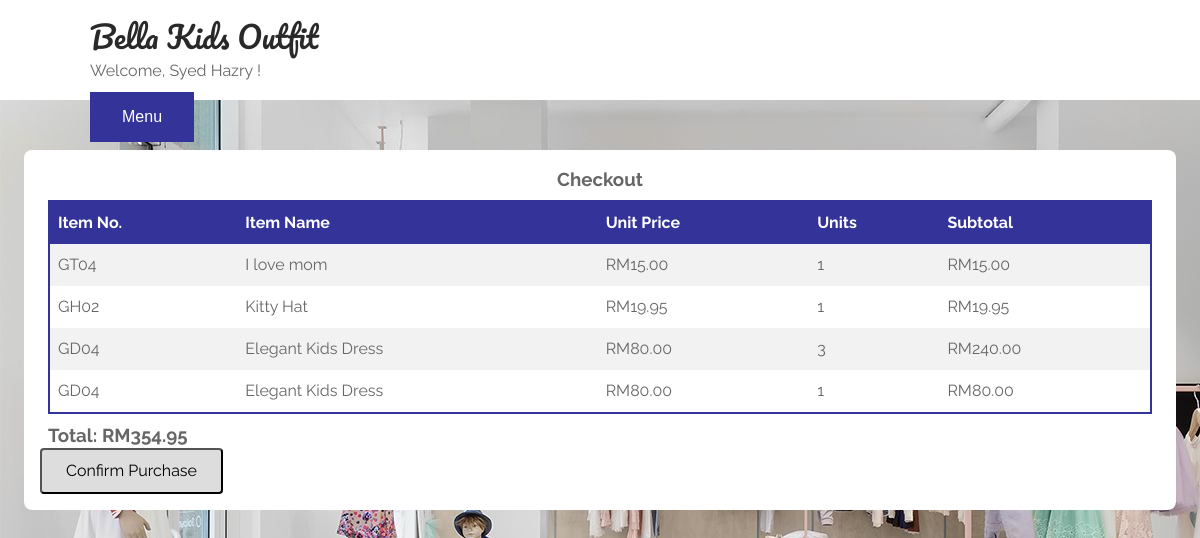
Screenshot of /checkout.php (signed in) with the database file from the repository.
### tables this page shows
CREATE TABLE `customers` (
  `id` int(10) NOT NULL,
  `email` varchar(255) NOT NULL,
  `password` varchar(32) NOT NULL,
  `name` varchar(255) NOT NULL,
  `address` varchar(255) NOT NULL,
  `phone` varchar(32) NOT NULL
);

CREATE TABLE `products` (
  `id` int(10) NOT NULL,
  `number` varchar(32) NOT NULL,
  `name` varchar(255) NOT NULL,
  `gender` varchar(16) NOT NULL,
  `category` varchar(255) NOT NULL,
  `age_range` varchar(64) NOT NULL,
  `description` varchar(4096) NOT NULL,
  `price` decimal(10,2) NOT NULL,
  `image` varchar(255) NOT NULL,
  `status` varchar(16) NOT NULL
);

CREATE TABLE `orders` (
  `id` int(10) NOT NULL,
  `customer_id` int(10) NOT NULL,
  `product_id` int(10) NOT NULL,
  `units` int(10) NOT NULL
);

### htdocs/model/model.php (called while the page is built, shortened)
<?php
require_once 'connection.php';
class Model
{
  private static function generate_array($result)
  {
    $array = array();
    foreach ($result as $entry)
    {
      $var = new $class();
      $var->set_data($entry);
      array_push($array, $var);
    }
    return $array;
  }
  public static function where($cond = '*', $count = 0, $offset = 0)
  {
    $query = "SELECT * FROM ".static::TABLE_NAME." WHERE ".$cond;
    $result = $GLOBALS['connection']->query($query);
    return static::generate_array($result);
  }
  public static function get($id)
  {
    $query = "SELECT * FROM ".static::TABLE_NAME." WHERE id = ".$id;
    $result = $GLOBALS['connection']->query($query);
    if (count($result) > 0)
    {
      $var = new $class();
      $var->set_data($result[0]);
      return $var;
    }
    else
    {
      return null;
    }
  }
}
?>

### htdocs/model/connection.php (called while the page is built, shortened)
<?php
class Connection
{
  private $mysqli = null;
  public function connect()
  {
    $this->mysqli = new mysqli(self::DB_HOST, self::DB_USER, self::DB_PASSWORD, self::DB_NAME);
    if ($this->mysqli->connect_errno)
    {
      echo $this->mysqli->connect_errno;
      echo $this->mysqli->connect_error;
      return false;
    }
    else
    {
      return true;
    }
  }
  public function query($str)
  {
    if ($result = $this->mysqli->query($str))
    {
      return $result->fetch_all(MYSQLI_ASSOC);
    }
    else
    {
      echo $this->mysqli->connect_errno;
      echo $this->mysqli->error;
      return array();
    }
  }
}
?>

### htdocs/model/customer.php (called while the page is built, shortened)
<?php
require_once "model.php";
class Customer extends Model
{
  public function __construct()
  {
    $this->data = ["id" => 0, "email" => "", "password" => "", "name" => "", "address" => "", "phone" => ""];
  }
  public function get_name()
  {
    return $this->data['name'];
  }
  public function set_data($source)
  {
    $this->data['name'] = $source['name'];
  }
}
?>

### htdocs/model/order.php (called while the page is built, shortened)
<?php
require_once "model.php";
class Order extends Model
{
  public function __construct()
  {
    $this->data = ["id" => 0, "customer_id" => 0, "product_id" => 0, "units" => 0];
  }
  public function get_product_id()
  {
    return $this->data['product_id'];
  }
  public function get_units()
  {
    return $this->data['units'];
  }
  public function set_data($source)
  {
    $this->data['product_id'] = intval($source['product_id']);
    $this->data['units'] = intval($source['units']);
  }
}
?>

### htdocs/model/product.php (called while the page is built, shortened)
<?php
require_once "model.php";
class Product extends Model
{
  public function __construct()
  {
    $this->data = ["id" => 0, "number" => "", "name" => "", "gender" => "", "category" => "", "age_range" => "",
                   "description" => "", "price" => 0.0, "image" => "", "status" => ""];
  }
  public function get_number()
  {
    return $this->data['number'];
  }
  public function get_name()
  {
    return $this->data['name'];
  }
  public function get_price()
  {
    return $this->data['price'];
  }
  public function set_data($source)
  {
    $this->data['number'] = $source['number'];
    $this->data['name'] = $source['name'];
    $this->data['price'] = floatval($source['price']);
  }
}
?>

### htdocs/checkout.php (the view, shortened to what this page needs)
<?php
  $user = $_SESSION["user"];
  $customer = Customer::get($user);
  $customer_name = $customer->get_name();
  $array = Order::where("customer_id = $user");
  $total = 0;
?>
<!DOCTYPE html>
<html>
<head>
	<link rel="stylesheet" type="text/css" href="css/index.css">
  <link rel="stylesheet" type="text/css" href="css/login.css">
  <link rel="stylesheet" type="text/css" href="css/nav.css">
</head>
<body>
<div class="background">
  <nav>
    <div class="navWrapper">
      <p id="logo">Bella Kids Outfit</p>
      <p style="padding-top: 8px">Welcome, <?php echo $customer_name?>!</p>
      <div style="float:left; margin-top: 8px">
        <div class="dropdown">
          <button class="dropbtn">Menu</button>
        </div>
      </div>
    </div>
  </nav>
<div style="margin-top: 100px; margin-bottom: 24px">&nbsp;</div>
<div style="margin: 24px; padding: 16px; border-radius: 8px; background-color: white">
  <center><h3>Checkout</h3></center>
  <div style="overflow-x:auto; margin: 8px; border-style: solid; border-width: 2px; border-color: #333399">
  <?php
  echo "<table>";
  echo "<tr><th>Item No.</th><th>Item Name</th><th>Unit Price</th><th>Units</th><th>Subtotal</th></tr>";
  foreach($array as $order)
  {
    $product = Product::get($order->get_product_id());
    $number = $product->get_number();
    $name = $product->get_name();
    $units = $order->get_units();
    $price = "RM".number_format($product->get_price(), 2);
    $subtotal = "RM".number_format($product->get_price() * $units, 2);
    $total += $product->get_price() * $units;
    echo "<tr>";
    echo "<td>".$number."</td>";
    echo "<td>".$name."</td>";
    echo "<td>".$price."</td>";
    echo "<td>".$units."</td>";
    echo "<td>".$subtotal."</td>";
    echo "</tr>";
  }
  echo "</table>";
  ?>
  </div>
  <?php
    $checkout = ($total > 0);
    $total_price = "RM".number_format($total, 2);
    echo "<h3 style='margin-left: 8px'>Total: $total_price</h3>";
    if ($checkout)
    {
      echo "<form method='post' action='checkout_post.php'>";
      echo "<input type='submit' class='del' value='Confirm Purchase'>";
      echo "</form>";
    }
  ?>
</div>
</body>
</html>

### htdocs/css/index.css (style rules this page uses)
* { margin: 0; padding: 0; }
body { font-family: "Source Sans Pro"; max-width: 100vw; overflow-x: hidden; }
nav { width: 100vw; height: 100px; background: white; position: absolute; top: 0; }
.navWrapper { width: 85%; margin: auto; padding-top: 24px; }
#logo { color: #292929; font-size: 30px; font-family: "Pacifico"; font-weight: normal; text-decoration: none; }
h1, h2, h3, h4, h5, h6, a, p, i, span, button, small, ul, li, hr { -webkit-font-smoothing: antialiased !important; -moz-osx-font-smoothing: grayscale !important; }

### htdocs/css/login.css (style rules this page uses)
* { margin: 0; padding: 0; }
input { font: 16px/26px "Raleway", sans-serif; }
body { color: #666; background-color: lightblue; font: 16px/26px "Raleway", sans-serif; }

### htdocs/css/nav.css (style rules this page uses)
body { background-image: url('img/bg.jpg'); }
.dropbtn { background-color: #333399; color: white; padding-left: 32px; padding-right: 32px; padding-top: 16px; padding-bottom: 16px; font-size: 16px; border: none; cursor: pointer; }
.dropdown { position: relative; display: inline-block; }
table { border-collapse: collapse; width: 100%; }
th, td { text-align: left; padding: 8px; }
tr:nth-child(even) { background-color: #f2f2f2 }
th { background-color: #333399; color: white; }

### htdocs/checkout.php (style rules this page uses)
.del { background-color: #dddddd; color: black; padding: 8px 24px; text-align: center; border-radius: 4px; text-decoration: none; display: inline-block; }

### rows the page displays
customers: name "Syed Hazry"
products: number "GT04", name "I love mom", price "RM15.00", price.units "RM15.00"
orders: units "1"
products: number "GH02", name "Kitty Hat", price "RM19.95", price.units "RM19.95"
orders: units "1"
products: number "GD04", name "Elegant Kids Dress", price "RM80.00", price.units "RM240.00", price.units "RM80.00"
orders: units "3"
orders: units "1"

### other values shown
$total_price "RM354.95"
